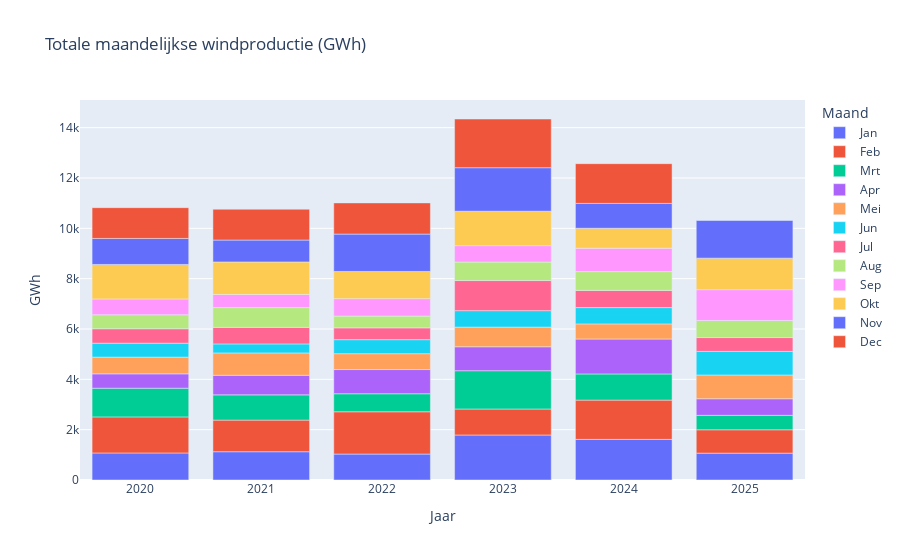

The cell this chart's notebook holds for it:
### Markdown cell above
### Interactieve grafieken

### Code cell
vt.plot_interactive(energytype="wind",lang=lang, short=short,layout="years")

### Figure 1 — Plotly figure (JSON) as saved in the notebook; plotly's stock layout.template omitted (floating-point values rounded to 4 significant figures)
{"data": [{"hovertemplate": "Maand=Jan<br>Jaar=%{x}<br>GWh=%{y}<extra></extra>", "legendgroup": "Jan", "marker": {"color": "#636efa", "pattern": {"shape": ""}}, "name": "Jan", "orientation": "v", "showlegend": true, "textposition": "auto", "type": "bar", "x": [2020, 2021, 2022, 2023, 2024, 2025], "xaxis": "x", "y": [1075.0, 1124.0, 1031.0, 1788.0, 1615.0, 1068.0], "yaxis": "y"}, {"hovertemplate": "Maand=Feb<br>Jaar=%{x}<br>GWh=%{y}<extra></extra>", "legendgroup": "Feb", "marker": {"color": "#EF553B", "pattern": {"shape": ""}}, "name": "Feb", "orientation": "v", "showlegend": true, "textposition": "auto", "type": "bar", "x": [2020, 2021, 2022, 2023, 2024, 2025], "xaxis": "x", "y": [1433.0, 1255.0, 1679.0, 1033.0, 1559.0, 928.2], "yaxis": "y"}, {"hovertemplate": "Maand=Mrt<br>Jaar=%{x}<br>GWh=%{y}<extra></extra>", "legendgroup": "Mrt", "marker": {"color": "#00cc96", "pattern": {"shape": ""}}, "name": "Mrt", "orientation": "v", "showlegend": true, "textposition": "auto", "type": "bar", "x": [2020, 2021, 2022, 2023, 2024, 2025], "xaxis": "x", "y": [1140.0, 1004.0, 716.9, 1521.0, 1040.0, 573.5], "yaxis": "y"}, {"hovertemplate": "Maand=Apr<br>Jaar=%{x}<br>GWh=%{y}<extra></extra>", "legendgroup": "Apr", "marker": {"color": "#ab63fa", "pattern": {"shape": ""}}, "name": "Apr", "orientation": "v", "showlegend": true, "textposition": "auto", "type": "bar", "x": [2020, 2021, 2022, 2023, 2024, 2025], "xaxis": "x", "y": [570.9, 778.0, 961.3, 951.3, 1388.0, 659.2], "yaxis": "y"}, {"hovertemplate": "Maand=Mei<br>Jaar=%{x}<br>GWh=%{y}<extra></extra>", "legendgroup": "Mei", "marker": {"color": "#FFA15A", "pattern": {"shape": ""}}, "name": "Mei", "orientation": "v", "showlegend": true, "textposition": "auto", "type": "bar", "x": [2020, 2021, 2022, 2023, 2024, 2025], "xaxis": "x", "y": [662.2, 889.1, 630.6, 781.8, 600.5, 944.1], "yaxis": "y"}, {"hovertemplate": "Maand=Jun<br>Jaar=%{x}<br>GWh=%{y}<extra></extra>", "legendgroup": "Jun", "marker": {"color": "#19d3f3", "pattern": {"shape": ""}}, "name": "Jun", "orientation": "v", "showlegend": true, "textposition": "auto", "type": "bar", "x": [2020, 2021, 2022, 2023, 2024, 2025], "xaxis": "x", "y": [555.8, 357.8, 556.5, 654.5, 648.0, 937.9], "yaxis": "y"}, {"hovertemplate": "Maand=Jul<br>Jaar=%{x}<br>GWh=%{y}<extra></extra>", "legendgroup": "Jul", "marker": {"color": "#FF6692", "pattern": {"shape": ""}}, "name": "Jul", "orientation": "v", "showlegend": true, "textposition": "auto", "type": "bar", "x": [2020, 2021, 2022, 2023, 2024, 2025], "xaxis": "x", "y": [573.2, 656.7, 469.7, 1195.0, 681.6, 548.9], "yaxis": "y"}, {"hovertemplate": "Maand=Aug<br>Jaar=%{x}<br>GWh=%{y}<extra></extra>", "legendgroup": "Aug", "marker": {"color": "#B6E880", "pattern": {"shape": ""}}, "name": "Aug", "orientation": "v", "showlegend": true, "textposition": "auto", "type": "bar", "x": [2020, 2021, 2022, 2023, 2024, 2025], "xaxis": "x", "y": [557.4, 786.9, 467.7, 735.9, 749.4, 678.8], "yaxis": "y"}, {"hovertemplate": "Maand=Sep<br>Jaar=%{x}<br>GWh=%{y}<extra></extra>", "legendgroup": "Sep", "marker": {"color": "#FF97FF", "pattern": {"shape": ""}}, "name": "Sep", "orientation": "v", "showlegend": true, "textposition": "auto", "type": "bar", "x": [2020, 2021, 2022, 2023, 2024, 2025], "xaxis": "x", "y": [625.8, 520.0, 692.4, 651.4, 928.9, 1224.0], "yaxis": "y"}, {"hovertemplate": "Maand=Okt<br>Jaar=%{x}<br>GWh=%{y}<extra></extra>", "legendgroup": "Okt", "marker": {"color": "#FECB52", "pattern": {"shape": ""}}, "name": "Okt", "orientation": "v", "showlegend": true, "textposition": "auto", "type": "bar", "x": [2020, 2021, 2022, 2023, 2024, 2025], "xaxis": "x", "y": [1372.0, 1294.0, 1081.0, 1369.0, 792.9, 1253.0], "yaxis": "y"}, {"hovertemplate": "Maand=Nov<br>Jaar=%{x}<br>GWh=%{y}<extra></extra>", "legendgroup": "Nov", "marker": {"color": "#636efa", "pattern": {"shape": ""}}, "name": "Nov", "orientation": "v", "showlegend": true, "textposition": "auto", "type": "bar", "x": [2020, 2021, 2022, 2023, 2024, 2025], "xaxis": "x", "y": [1034.0, 869.1, 1484.0, 1728.0, 988.5, 1496.0], "yaxis": "y"}, {"hovertemplate": "Maand=Dec<br>Jaar=%{x}<br>GWh=%{y}<extra></extra>", "legendgroup": "Dec", "marker": {"color": "#EF553B", "pattern": {"shape": ""}}, "name": "Dec", "orientation": "v", "showlegend": true, "textposition": "auto", "type": "bar", "x": [2020, 2021, 2022, 2023, 2024], "xaxis": "x", "y": [1223.0, 1226.0, 1240.0, 1935.0, 1578.0], "yaxis": "y"}], "layout": {"barmode": "relative", "hovermode": "closest", "legend": {"title": {"text": "Maand"}, "tracegroupgap": 0}, "title": {"text": "Totale maandelijkse windproductie (GWh)"}, "xaxis": {"anchor": "y", "domain": [0, 1], "title": {"text": "Jaar"}}, "yaxis": {"anchor": "x", "domain": [0, 1], "title": {"text": "GWh"}}}}
